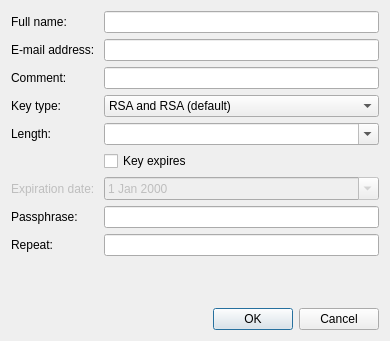
<?xml version="1.0" encoding="UTF-8"?>
<ui version="4.0">
 <class>AddKeyDlg</class>
 <widget class="QDialog" name="AddKeyDlg">
  <property name="geometry">
   <rect>
    <x>0</x>
    <y>0</y>
    <width>390</width>
    <height>341</height>
   </rect>
  </property>
  <property name="windowTitle">
   <string>Generate a new key pair</string>
  </property>
  <layout class="QGridLayout" name="gridLayout">
   <item row="0" column="1">
    <widget class="QLineEdit" name="lineName"/>
   </item>
   <item row="1" column="0">
    <widget class="QLabel" name="label_4">
     <property name="text">
      <string>E-mail address: </string>
     </property>
    </widget>
   </item>
   <item row="4" column="0">
    <widget class="QLabel" name="label_2">
     <property name="text">
      <string>Length: </string>
     </property>
    </widget>
   </item>
   <item row="10" column="0" colspan="2">
    <widget class="QDialogButtonBox" name="btnBox">
     <property name="orientation">
      <enum>Qt::Horizontal</enum>
     </property>
     <property name="standardButtons">
      <set>QDialogButtonBox::Cancel|QDialogButtonBox::Ok</set>
     </property>
     <property name="centerButtons">
      <bool>false</bool>
     </property>
    </widget>
   </item>
   <item row="1" column="1">
    <widget class="QLineEdit" name="lineEmail"/>
   </item>
   <item row="2" column="0">
    <widget class="QLabel" name="label_5">
     <property name="text">
      <string>Comment: </string>
     </property>
    </widget>
   </item>
   <item row="2" column="1">
    <widget class="QLineEdit" name="lineComment"/>
   </item>
   <item row="9" column="0">
    <spacer name="verticalSpacer">
     <property name="orientation">
      <enum>Qt::Vertical</enum>
     </property>
     <property name="sizeHint" stdset="0">
      <size>
       <width>20</width>
       <height>0</height>
      </size>
     </property>
    </spacer>
   </item>
   <item row="0" column="0">
    <widget class="QLabel" name="label_3">
     <property name="text">
      <string>Full name: </string>
     </property>
    </widget>
   </item>
   <item row="6" column="1">
    <widget class="QDateEdit" name="dateExpiration">
     <property name="enabled">
      <bool>false</bool>
     </property>
     <property name="calendarPopup">
      <bool>true</bool>
     </property>
    </widget>
   </item>
   <item row="6" column="0">
    <widget class="QLabel" name="lblExpiration">
     <property name="enabled">
      <bool>false</bool>
     </property>
     <property name="text">
      <string>Expiration date: </string>
     </property>
    </widget>
   </item>
   <item row="3" column="1">
    <widget class="QComboBox" name="cmbType">
     <item>
      <property name="text">
       <string>RSA and RSA (default)</string>
      </property>
     </item>
     <item>
      <property name="text">
       <string>DSA and Elgamal</string>
      </property>
     </item>
     <item>
      <property name="text">
       <string>DSA (sign only)</string>
      </property>
     </item>
     <item>
      <property name="text">
       <string>RSA (sign only)</string>
      </property>
     </item>
    </widget>
   </item>
   <item row="3" column="0">
    <widget class="QLabel" name="label">
     <property name="text">
      <string>Key type: </string>
     </property>
    </widget>
   </item>
   <item row="5" column="1">
    <widget class="QCheckBox" name="chkExpires">
     <property name="text">
      <string>Key expires</string>
     </property>
    </widget>
   </item>
   <item row="4" column="1">
    <widget class="QComboBox" name="cmbLength">
     <property name="editable">
      <bool>true</bool>
     </property>
     <property name="currentIndex">
      <number>-1</number>
     </property>
    </widget>
   </item>
   <item row="7" column="0">
    <widget class="QLabel" name="label_7">
     <property name="text">
      <string>Passphrase: </string>
     </property>
    </widget>
   </item>
   <item row="8" column="0">
    <widget class="QLabel" name="label_8">
     <property name="text">
      <string>Repeat: </string>
     </property>
    </widget>
   </item>
   <item row="7" column="1">
    <widget class="QLineEdit" name="linePass">
     <property name="echoMode">
      <enum>QLineEdit::Password</enum>
     </property>
    </widget>
   </item>
   <item row="8" column="1">
    <widget class="QLineEdit" name="linePass2">
     <property name="echoMode">
      <enum>QLineEdit::Password</enum>
     </property>
    </widget>
   </item>
  </layout>
 </widget>
 <tabstops>
  <tabstop>lineName</tabstop>
  <tabstop>lineEmail</tabstop>
  <tabstop>lineComment</tabstop>
  <tabstop>cmbType</tabstop>
  <tabstop>cmbLength</tabstop>
  <tabstop>chkExpires</tabstop>
  <tabstop>dateExpiration</tabstop>
  <tabstop>linePass</tabstop>
  <tabstop>linePass2</tabstop>
  <tabstop>btnBox</tabstop>
 </tabstops>
 <resources/>
 <connections>
  <connection>
   <sender>btnBox</sender>
   <signal>accepted()</signal>
   <receiver>AddKeyDlg</receiver>
   <slot>accept()</slot>
   <hints>
    <hint type="sourcelabel">
     <x>266</x>
     <y>331</y>
    </hint>
    <hint type="destinationlabel">
     <x>157</x>
     <y>274</y>
    </hint>
   </hints>
  </connection>
  <connection>
   <sender>btnBox</sender>
   <signal>rejected()</signal>
   <receiver>AddKeyDlg</receiver>
   <slot>reject()</slot>
   <hints>
    <hint type="sourcelabel">
     <x>334</x>
     <y>331</y>
    </hint>
    <hint type="destinationlabel">
     <x>286</x>
     <y>274</y>
    </hint>
   </hints>
  </connection>
  <connection>
   <sender>chkExpires</sender>
   <signal>toggled(bool)</signal>
   <receiver>AddKeyDlg</receiver>
   <slot>setEnabledExpiration(bool)</slot>
   <hints>
    <hint type="sourcelabel">
     <x>135</x>
     <y>181</y>
    </hint>
    <hint type="destinationlabel">
     <x>368</x>
     <y>175</y>
    </hint>
   </hints>
  </connection>
  <connection>
   <sender>linePass</sender>
   <signal>textEdited(QString)</signal>
   <receiver>AddKeyDlg</receiver>
   <slot>checkPass()</slot>
   <hints>
    <hint type="sourcelabel">
     <x>180</x>
     <y>247</y>
    </hint>
    <hint type="destinationlabel">
     <x>366</x>
     <y>239</y>
    </hint>
   </hints>
  </connection>
  <connection>
   <sender>linePass2</sender>
   <signal>textEdited(QString)</signal>
   <receiver>AddKeyDlg</receiver>
   <slot>checkPass()</slot>
   <hints>
    <hint type="sourcelabel">
     <x>341</x>
     <y>273</y>
    </hint>
    <hint type="destinationlabel">
     <x>362</x>
     <y>324</y>
    </hint>
   </hints>
  </connection>
  <connection>
   <sender>cmbType</sender>
   <signal>currentIndexChanged(QString)</signal>
   <receiver>AddKeyDlg</receiver>
   <slot>fillLenght(QString)</slot>
   <hints>
    <hint type="sourcelabel">
     <x>289</x>
     <y>112</y>
    </hint>
    <hint type="destinationlabel">
     <x>386</x>
     <y>79</y>
    </hint>
   </hints>
  </connection>
 </connections>
 <slots>
  <slot>setEnabledExpiration(bool)</slot>
  <slot>checkPass()</slot>
  <slot>fillLenght(QString)</slot>
 </slots>
</ui>
